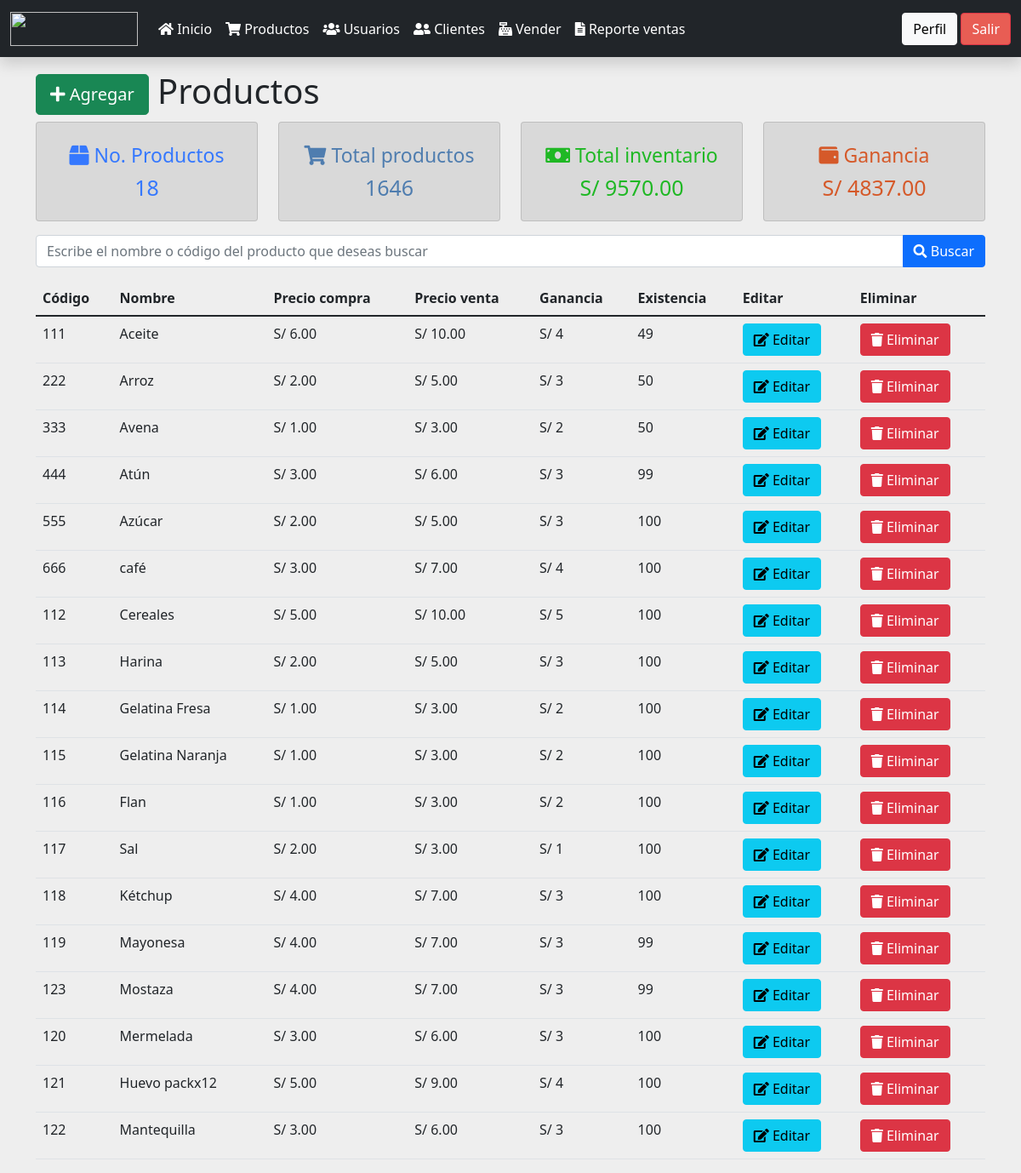
The page /productos.php (signed in) on the database its author committed.
### tables this page shows
CREATE TABLE productos(
        id BIGINT UNSIGNED NOT NULL AUTO_INCREMENT PRIMARY KEY,
        codigo VARCHAR(255) NOT NULL,
        nombre VARCHAR(255) NOT NULL,
        compra DECIMAL(8,2) NOT NULL,
        venta DECIMAL(8,2) NOT NULL,
        existencia INT NOT NULL
    );

### funciones.php (called while the page is built, shortened)
<?php
function obtenerProductos($busqueda = null){
    $parametros = [];
    $sentencia = "SELECT * FROM productos ";
    return select($sentencia, $parametros);
}
function select($sentencia, $parametros = []){
    $bd = conectarBaseDatos();
    $respuesta = $bd->prepare($sentencia);
    $respuesta->execute($parametros);
    return $respuesta->fetchAll();
}
function conectarBaseDatos() {
	$host = "localhost";
	$db   = "ventas_php";
	$user = "root";
	$pass = "";
	$charset = 'utf8mb4';
	$options = [
	    \PDO::ATTR_ERRMODE            => \PDO::ERRMODE_EXCEPTION,
	    \PDO::ATTR_DEFAULT_FETCH_MODE => \PDO::FETCH_OBJ,
	    \PDO::ATTR_EMULATE_PREPARES   => false,
	];
	$dsn = "mysql:host=$host;dbname=$db;charset=$charset";
	try {
	     $pdo = new \PDO($dsn, $user, $pass, $options);
	     return $pdo;
	} catch (\PDOException $e) {
	     throw new \PDOException($e->getMessage(), (int)$e->getCode());
	}
}
?>

### productos.php (the view, shortened to what this page needs)
<?php
include_once "encabezado.php";
include_once "navbar.php";
include_once "funciones.php";
$nombreProducto = (isset($_POST['nombreProducto'])) ? $_POST['nombreProducto'] : null;
$productos = obtenerProductos($nombreProducto);
?>
<div class="container mt-3" >
    <h1>
        <a class="btn btn-success btn-lg" href="agregar_producto.php">
            <i class="fa fa-plus"></i>
            Agregar
        </a>
        Productos
    </h1>
    <?php include_once "cartas_totales.php"; ?>
    <form action="" method="post" class="input-group mb-3 mt-3">
        <input autofocus name="nombreProducto" type="text" class="form-control" placeholder="Escribe el nombre o código del producto que deseas buscar" aria-label="Nombre producto" aria-describedby="button-addon2">
        <button type="submit" name="buscarProducto" class="btn btn-primary" id="button-addon2">
            <i class="fa fa-search"></i>
            Buscar
        </button>
    </form>
    <table class="table">
        <thead>
            <tr>
                <th>Código</th>
                <th>Nombre</th>
                <th>Precio compra</th>
                <th>Precio venta</th>
                <th>Ganancia</th>
                <th>Existencia</th>
                <th>Editar</th>
                <th>Eliminar</th>
            </tr>
        </thead>
        <tbody>
            <?php
            foreach($productos as $producto){
            ?>
                <tr>
                    <td><?= $producto->codigo; ?></td>
                    <td><?= $producto->nombre; ?></td>
                    <td><?= 'S/ '.$producto->compra; ?></td>
                    <td><?= 'S/ '.$producto->venta; ?></td>
                    <td><?= 'S/ '. floatval($producto->venta - $producto->compra); ?></td>
                    <td><?= $producto->existencia; ?></td>
                    <td>
                        <a class="btn btn-info" href="editar_producto.php?id=<?= $producto->id; ?>">
                            <i class="fa fa-edit"></i>
                            Editar
                        </a>
                    </td>
                    <td>
                        <a class="btn btn-danger" href="eliminar_producto.php?id=<?= $producto->id; ?>">
                            <i class="fa fa-trash"></i>
                            Eliminar
                        </a>
                    </td>
                </tr>
            <?php } ?>
        </tbody>
    </table>
</div>

### estilos.css (style rules this page uses)
body { background-color: RGB(218,218,218,0.46); }

### rows shown on the page
productos: codigo "111", nombre "Aceite", compra "6.00", venta "10.00", $producto->venta - $producto->compra "4", existencia "49"
productos: codigo "222", nombre "Arroz", compra "2.00", venta "5.00", $producto->venta - $producto->compra "3", existencia "50"
productos: codigo "333", nombre "Avena", compra "1.00", venta "3.00", $producto->venta - $producto->compra "2", existencia "50"
productos: codigo "444", nombre "Atún", compra "3.00", venta "6.00", $producto->venta - $producto->compra "3", existencia "99"
productos: codigo "555", nombre "Azúcar", compra "2.00", venta "5.00", $producto->venta - $producto->compra "3", existencia "100"
productos: codigo "666", nombre "café", compra "3.00", venta "7.00", $producto->venta - $producto->compra "4", existencia "100"
productos: codigo "112", nombre "Cereales", compra "5.00", venta "10.00", $producto->venta - $producto->compra "5", existencia "100"
productos: codigo "113", nombre "Harina", compra "2.00", venta "5.00", $producto->venta - $producto->compra "3", existencia "100"
productos: codigo "114", nombre "Gelatina Fresa", compra "1.00", venta "3.00", $producto->venta - $producto->compra "2", existencia "100"
productos: codigo "115", nombre "Gelatina Naranja", compra "1.00", venta "3.00", $producto->venta - $producto->compra "2", existencia "100"
productos: codigo "116", nombre "Flan", compra "1.00", venta "3.00", $producto->venta - $producto->compra "2", existencia "100"
productos: codigo "117", nombre "Sal", compra "2.00", venta "3.00", $producto->venta - $producto->compra "1", existencia "100"
productos: codigo "118", nombre "Kétchup", compra "4.00", venta "7.00", $producto->venta - $producto->compra "3", existencia "100"
productos: codigo "119", nombre "Mayonesa", compra "4.00", venta "7.00", $producto->venta - $producto->compra "3", existencia "99"
productos: codigo "123", nombre "Mostaza", compra "4.00", venta "7.00", $producto->venta - $producto->compra "3", existencia "99"
productos: codigo "120", nombre "Mermelada", compra "3.00", venta "6.00", $producto->venta - $producto->compra "3", existencia "100"
productos: codigo "121", nombre "Huevo packx12", compra "5.00", venta "9.00", $producto->venta - $producto->compra "4", existencia "100"
productos: codigo "122", nombre "Mantequilla", compra "3.00", venta "6.00", $producto->venta - $producto->compra "3", existencia "100"

### other values the page prints
$carta['titulo'] "No. Productos"
$carta['total'] "18"
$carta['titulo'] "Total productos"
$carta['total'] "1646"
$carta['titulo'] "Total inventario"
$carta['total'] "S/ 9570.00"
$carta['titulo'] "Ganancia"
$carta['total'] "S/ 4837.00"
